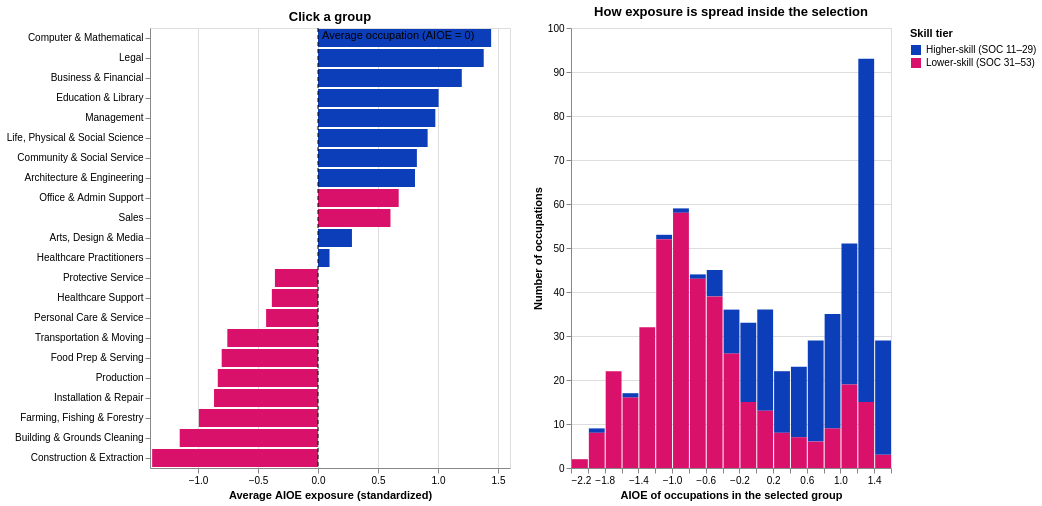

Notebook source saved alongside this figure:
### Markdown cell above
### Interactive Visual 1 :

### Code cell
group_stats = (df.groupby(['major_group', 'skill_tier'], as_index=False)
                 .agg(mean_aioe=('AIOE', 'mean'), workers=('TOT_EMP', 'sum'), n_occ=('AIOE', 'size')))

group_click = alt.selection_point(fields=['major_group'])

bars = (alt.Chart(group_stats).mark_bar().encode(
    y=alt.Y('major_group:N', sort='-x', title=None, axis=alt.Axis(labelLimit=220)),
    x=alt.X('mean_aioe:Q', title='Average AIOE exposure (standardized)'),
    color=alt.condition(group_click, tier_color(True), alt.value(GREY)),
    tooltip=[alt.Tooltip('major_group:N', title='Occupation group'),
             alt.Tooltip('mean_aioe:Q', title='Mean AIOE', format='.2f'),
             alt.Tooltip('n_occ:Q', title='Occupations'),
             alt.Tooltip('workers:Q', title='Workers', format=',.0f')],
).add_params(group_click).properties(width=360, height=440,
                                     title='Click a group'))

zero = pd.DataFrame({'x': [0], 'label': ['Average occupation (AIOE = 0)']})
zero_rule = alt.Chart(zero).mark_rule(color='black', strokeDash=[4, 3]).encode(x='x:Q')
zero_text = (alt.Chart(zero).mark_text(align='left', baseline='top', dx=4, dy=2, fontSize=11)
             .encode(x='x:Q', y=alt.value(0), text='label:N'))

hist = (alt.Chart(df).mark_bar().encode(
    x=alt.X('AIOE:Q', bin=alt.Bin(maxbins=25), title='AIOE of occupations in the selected group'),
    y=alt.Y('count():Q', title='Number of occupations'),
    color=tier_color(False),
    tooltip=[alt.Tooltip('count():Q', title='Occupations')],
).transform_filter(group_click).properties(width=320, height=440,
                                           title='How exposure is spread inside the selection'))

visual1 = alt.layer(bars, zero_rule, zero_text) | hist
visual1

### Figure 1 — Vega-Lite specification as saved in the notebook (floating-point values rounded to 4 significant figures; data arrays with more than 128 entries replaced by an {"elided": "..."} marker saying what was removed)
{"config": {"view": {"continuousWidth": 300, "continuousHeight": 300}}, "hconcat": [{"layer": [{"data": {"name": "data-308d6b4005b8e0b2c9cbad5699dd39f4"}, "mark": {"type": "bar"}, "encoding": {"color": {"condition": {"param": "param_dddbc0b0eb680f94", "field": "skill_tier", "legend": {"title": "Skill tier"}, "scale": {"domain": ["Higher-skill (SOC 11–29)", "Lower-skill (SOC 31–53)"], "range": ["#0d3eb9", "#d9116bff"]}, "type": "nominal"}, "value": "#d4d4d4"}, "tooltip": [{"field": "major_group", "title": "Occupation group", "type": "nominal"}, {"field": "mean_aioe", "format": ".2f", "title": "Mean AIOE", "type": "quantitative"}, {"field": "n_occ", "title": "Occupations", "type": "quantitative"}, {"field": "workers", "format": ",.0f", "title": "Workers", "type": "quantitative"}], "x": {"field": "mean_aioe", "title": "Average AIOE exposure (standardized)", "type": "quantitative"}, "y": {"axis": {"labelLimit": 220}, "field": "major_group", "sort": "-x", "title": null, "type": "nominal"}}, "name": "view_922bab4e6e84ced0_0", "title": "Click a group"}, {"data": {"name": "data-190fb59c2a562e97fff18dfdcf164b82"}, "mark": {"type": "rule", "color": "black", "strokeDash": [4, 3]}, "encoding": {"x": {"field": "x", "type": "quantitative"}}}, {"data": {"name": "data-190fb59c2a562e97fff18dfdcf164b82"}, "mark": {"type": "text", "align": "left", "baseline": "top", "dx": 4, "dy": 2, "fontSize": 11}, "encoding": {"text": {"field": "label", "type": "nominal"}, "x": {"field": "x", "type": "quantitative"}, "y": {"value": 0}}}], "height": 440, "width": 360}, {"data": {"name": "data-933f2b58295ef88cd718dcb29ca2cffa"}, "mark": {"type": "bar"}, "encoding": {"color": {"field": "skill_tier", "legend": null, "scale": {"domain": ["Higher-skill (SOC 11–29)", "Lower-skill (SOC 31–53)"], "range": ["#0d3eb9", "#d9116bff"]}, "type": "nominal"}, "tooltip": [{"aggregate": "count", "title": "Occupations", "type": "quantitative"}], "x": {"bin": {"maxbins": 25}, "field": "AIOE", "title": "AIOE of occupations in the selected group", "type": "quantitative"}, "y": {"aggregate": "count", "title": "Number of occupations", "type": "quantitative"}}, "height": 440, "title": "How exposure is spread inside the selection", "transform": [{"filter": {"param": "param_dddbc0b0eb680f94"}}], "width": 320}], "params": [{"name": "param_dddbc0b0eb680f94", "select": {"type": "point", "fields": ["major_group"]}, "views": ["view_922bab4e6e84ced0_0"]}], "$schema": "https://vega.github.io/schema/vega-lite/v6.4.1.json", "datasets": {"data-308d6b4005b8e0b2c9cbad5699dd39f4": [{"major_group": "Architecture & Engineering", "skill_tier": "Higher-skill (SOC 11–29)", "mean_aioe": 0.8083, "workers": 2586000.0, "n_occ": 34}, {"major_group": "Arts, Design & Media", "skill_tier": "Higher-skill (SOC 11–29)", "mean_aioe": 0.2829, "workers": 1813000.0, "n_occ": 29}, {"major_group": "Building & Grounds Cleaning", "skill_tier": "Lower-skill (SOC 31–53)", "mean_aioe": -1.152, "workers": 4517000.0, "n_occ": 8}, {"major_group": "Business & Financial", "skill_tier": "Higher-skill (SOC 11–29)", "mean_aioe": 1.198, "workers": 8858000.0, "n_occ": 28}, {"major_group": "Community & Social Service", "skill_tier": "Higher-skill (SOC 11–29)", "mean_aioe": 0.824, "workers": 1962000.0, "n_occ": 12}, {"major_group": "Computer & Mathematical", "skill_tier": "Higher-skill (SOC 11–29)", "mean_aioe": 1.443, "workers": 166200.0, "n_occ": 4}, {"major_group": "Construction & Extraction", "skill_tier": "Lower-skill (SOC 31–53)", "mean_aioe": -1.382, "workers": 6296000.0, "n_occ": 51}, {"major_group": "Education & Library", "skill_tier": "Higher-skill (SOC 11–29)", "mean_aioe": 1.005, "workers": 6138000.0, "n_occ": 54}, {"major_group": "Farming, Fishing & Forestry", "skill_tier": "Lower-skill (SOC 31–53)", "mean_aioe": -0.9926, "workers": 429000.0, "n_occ": 11}, {"major_group": "Food Prep & Serving", "skill_tier": "Lower-skill (SOC 31–53)", "mean_aioe": -0.8026, "workers": 9723000.0, "n_occ": 14}, {"major_group": "Healthcare Practitioners", "skill_tier": "Higher-skill (SOC 11–29)", "mean_aioe": 0.09608, "workers": 7860000.0, "n_occ": 42}, {"major_group": "Healthcare Support", "skill_tier": "Lower-skill (SOC 31–53)", "mean_aioe": -0.3845, "workers": 2059000.0, "n_occ": 13}, {"major_group": "Installation & Repair", "skill_tier": "Lower-skill (SOC 31–53)", "mean_aioe": -0.8664, "workers": 6077000.0, "n_occ": 50}, {"major_group": "Legal", "skill_tier": "Higher-skill (SOC 11–29)", "mean_aioe": 1.381, "workers": 1259000.0, "n_occ": 7}, {"major_group": "Life, Physical & Social Science", "skill_tier": "Higher-skill (SOC 11–29)", "mean_aioe": 0.9136, "workers": 1050000.0, "n_occ": 37}, {"major_group": "Management", "skill_tier": "Higher-skill (SOC 11–29)", "mean_aioe": 0.9777, "workers": 10520000.0, "n_occ": 30}, {"major_group": "Office & Admin Support", "skill_tier": "Lower-skill (SOC 31–53)", "mean_aioe": 0.6726, "workers": 17390000.0, "n_occ": 50}, {"major_group": "Personal Care & Service", "skill_tier": "Lower-skill (SOC 31–53)", "mean_aioe": -0.4324, "workers": 2874000.0, "n_occ": 24}, {"major_group": "Production", "skill_tier": "Lower-skill (SOC 31–53)", "mean_aioe": -0.8351, "workers": 6441000.0, "n_occ": 94}, {"major_group": "Protective Service", "skill_tier": "Lower-skill (SOC 31–53)", "mean_aioe": -0.359, "workers": 3596000.0, "n_occ": 21}, {"major_group": "Sales", "skill_tier": "Lower-skill (SOC 31–53)", "mean_aioe": 0.6039, "workers": 12080000.0, "n_occ": 20}, {"major_group": "Transportation & Moving", "skill_tier": "Lower-skill (SOC 31–53)", "mean_aioe": -0.7557, "workers": 9229000.0, "n_occ": 37}], "data-190fb59c2a562e97fff18dfdcf164b82": [{"x": 0, "label": "Average occupation (AIOE = 0)"}], "data-933f2b58295ef88cd718dcb29ca2cffa": {"elided": "670 records"}}}
